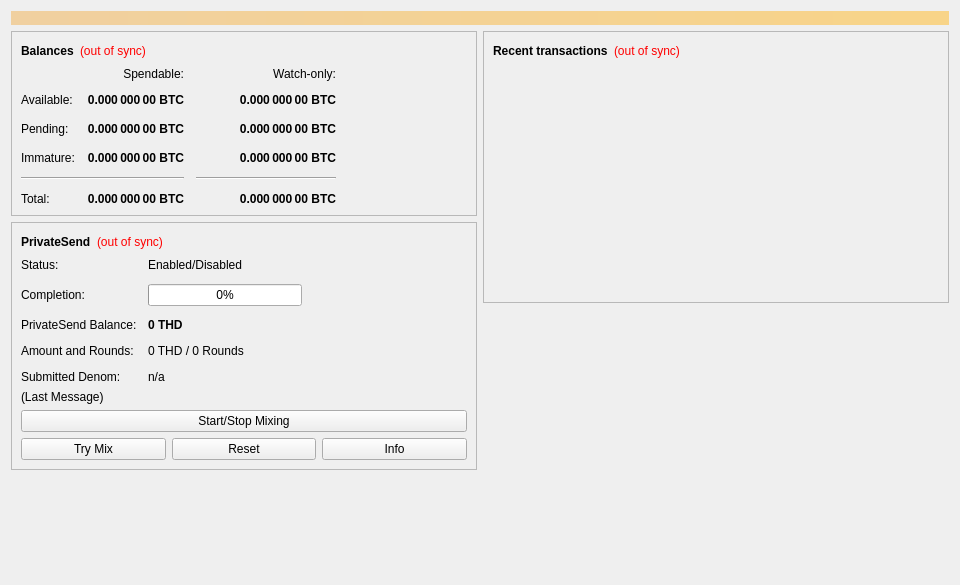
<?xml version="1.0" encoding="UTF-8"?>
<ui version="4.0">
 <class>OverviewPage</class>
 <widget class="QWidget" name="OverviewPage">
  <property name="geometry">
   <rect>
    <x>0</x>
    <y>0</y>
    <width>960</width>
    <height>585</height>
   </rect>
  </property>
  <property name="minimumSize">
   <size>
    <width>960</width>
    <height>0</height>
   </size>
  </property>
  <property name="windowTitle">
   <string>Form</string>
  </property>
  <layout class="QVBoxLayout" name="topLayout">
   <item>
    <widget class="QLabel" name="labelAlerts">
     <property name="visible">
      <bool>false</bool>
     </property>
     <property name="styleSheet">
      <string notr="true">QLabel { background-color: qlineargradient(x1: 0, y1: 0, x2: 1, y2: 0, stop:0 #F0D0A0, stop:1 #F8D488); color:#000000; }</string>
     </property>
     <property name="wordWrap">
      <bool>true</bool>
     </property>
     <property name="margin">
      <number>3</number>
     </property>
     <property name="textInteractionFlags">
      <set>Qt::TextSelectableByMouse</set>
     </property>
    </widget>
   </item>
   <item>
    <layout class="QHBoxLayout" name="horizontalLayout" stretch="1,1">
     <item>
      <layout class="QVBoxLayout" name="verticalLayout_2">
       <item>
        <widget class="QFrame" name="frame">
         <property name="frameShape">
          <enum>QFrame::StyledPanel</enum>
         </property>
         <property name="frameShadow">
          <enum>QFrame::Raised</enum>
         </property>
         <layout class="QVBoxLayout" name="verticalLayout_4">
          <item>
           <layout class="QHBoxLayout" name="horizontalLayout_4">
            <item>
             <widget class="QLabel" name="label_5">
              <property name="font">
               <font>
                <weight>75</weight>
                <bold>true</bold>
               </font>
              </property>
              <property name="text">
               <string>Balances</string>
              </property>
             </widget>
            </item>
            <item>
             <widget class="QLabel" name="labelWalletStatus">
              <property name="toolTip">
               <string>The displayed information may be out of date. Your wallet automatically synchronizes with the Threadcoin network after a connection is established, but this process has not completed yet.</string>
              </property>
              <property name="styleSheet">
               <string notr="true">QLabel { color: red; }</string>
              </property>
              <property name="text">
               <string notr="true">(out of sync)</string>
              </property>
              <property name="alignment">
               <set>Qt::AlignLeading|Qt::AlignLeft|Qt::AlignVCenter</set>
              </property>
             </widget>
            </item>
            <item>
             <spacer name="horizontalSpacer_3">
              <property name="orientation">
               <enum>Qt::Horizontal</enum>
              </property>
              <property name="sizeHint" stdset="0">
               <size>
                <width>40</width>
                <height>20</height>
               </size>
              </property>
             </spacer>
            </item>
           </layout>
          </item>
          <item>
           <layout class="QGridLayout" name="gridLayout">
            <property name="spacing">
             <number>12</number>
            </property>
            <item row="2" column="2">
             <widget class="QLabel" name="labelWatchPending">
              <property name="font">
               <font>
                <weight>75</weight>
                <bold>true</bold>
               </font>
              </property>
              <property name="cursor">
               <cursorShape>IBeamCursor</cursorShape>
              </property>
              <property name="toolTip">
               <string>Unconfirmed transactions to watch-only addresses</string>
              </property>
              <property name="text">
               <string notr="true">0.000 000 00 BTC</string>
              </property>
              <property name="alignment">
               <set>Qt::AlignRight|Qt::AlignTrailing|Qt::AlignVCenter</set>
              </property>
              <property name="textInteractionFlags">
               <set>Qt::LinksAccessibleByMouse|Qt::TextSelectableByKeyboard|Qt::TextSelectableByMouse</set>
              </property>
             </widget>
            </item>
            <item row="2" column="1">
             <widget class="QLabel" name="labelUnconfirmed">
              <property name="font">
               <font>
                <weight>75</weight>
                <bold>true</bold>
               </font>
              </property>
              <property name="cursor">
               <cursorShape>IBeamCursor</cursorShape>
              </property>
              <property name="toolTip">
               <string>Total of transactions that have yet to be confirmed, and do not yet count toward the spendable balance</string>
              </property>
              <property name="text">
               <string notr="true">0.000 000 00 BTC</string>
              </property>
              <property name="alignment">
               <set>Qt::AlignRight|Qt::AlignTrailing|Qt::AlignVCenter</set>
              </property>
              <property name="textInteractionFlags">
               <set>Qt::LinksAccessibleByMouse|Qt::TextSelectableByKeyboard|Qt::TextSelectableByMouse</set>
              </property>
             </widget>
            </item>
            <item row="3" column="2">
             <widget class="QLabel" name="labelWatchImmature">
              <property name="font">
               <font>
                <weight>75</weight>
                <bold>true</bold>
               </font>
              </property>
              <property name="cursor">
               <cursorShape>IBeamCursor</cursorShape>
              </property>
              <property name="toolTip">
               <string>Mined balance in watch-only addresses that has not yet matured</string>
              </property>
              <property name="text">
               <string notr="true">0.000 000 00 BTC</string>
              </property>
              <property name="alignment">
               <set>Qt::AlignRight|Qt::AlignTrailing|Qt::AlignVCenter</set>
              </property>
              <property name="textInteractionFlags">
               <set>Qt::LinksAccessibleByMouse|Qt::TextSelectableByKeyboard|Qt::TextSelectableByMouse</set>
              </property>
             </widget>
            </item>
            <item row="4" column="0" colspan="2">
             <widget class="Line" name="lineSpendableBalance">
              <property name="orientation">
               <enum>Qt::Horizontal</enum>
              </property>
             </widget>
            </item>
            <item row="4" column="2">
             <widget class="Line" name="lineWatchBalance">
              <property name="sizePolicy">
               <sizepolicy hsizetype="Preferred" vsizetype="Fixed">
                <horstretch>0</horstretch>
                <verstretch>0</verstretch>
               </sizepolicy>
              </property>
              <property name="minimumSize">
               <size>
                <width>140</width>
                <height>0</height>
               </size>
              </property>
              <property name="orientation">
               <enum>Qt::Horizontal</enum>
              </property>
             </widget>
            </item>
            <item row="5" column="0">
             <widget class="QLabel" name="labelTotalText">
              <property name="text">
               <string>Total:</string>
              </property>
             </widget>
            </item>
            <item row="3" column="1">
             <widget class="QLabel" name="labelImmature">
              <property name="font">
               <font>
                <weight>75</weight>
                <bold>true</bold>
               </font>
              </property>
              <property name="cursor">
               <cursorShape>IBeamCursor</cursorShape>
              </property>
              <property name="toolTip">
               <string>Mined balance that has not yet matured</string>
              </property>
              <property name="text">
               <string notr="true">0.000 000 00 BTC</string>
              </property>
              <property name="alignment">
               <set>Qt::AlignRight|Qt::AlignTrailing|Qt::AlignVCenter</set>
              </property>
              <property name="textInteractionFlags">
               <set>Qt::LinksAccessibleByMouse|Qt::TextSelectableByKeyboard|Qt::TextSelectableByMouse</set>
              </property>
             </widget>
            </item>
            <item row="2" column="3">
             <spacer name="horizontalSpacer_2">
              <property name="orientation">
               <enum>Qt::Horizontal</enum>
              </property>
              <property name="sizeHint" stdset="0">
               <size>
                <width>40</width>
                <height>20</height>
               </size>
              </property>
             </spacer>
            </item>
            <item row="3" column="0">
             <widget class="QLabel" name="labelImmatureText">
              <property name="text">
               <string>Immature:</string>
              </property>
             </widget>
            </item>
            <item row="5" column="1">
             <widget class="QLabel" name="labelTotal">
              <property name="font">
               <font>
                <weight>75</weight>
                <bold>true</bold>
               </font>
              </property>
              <property name="cursor">
               <cursorShape>IBeamCursor</cursorShape>
              </property>
              <property name="toolTip">
               <string>Your current total balance</string>
              </property>
              <property name="text">
               <string notr="true">0.000 000 00 BTC</string>
              </property>
              <property name="alignment">
               <set>Qt::AlignRight|Qt::AlignTrailing|Qt::AlignVCenter</set>
              </property>
              <property name="textInteractionFlags">
               <set>Qt::LinksAccessibleByMouse|Qt::TextSelectableByKeyboard|Qt::TextSelectableByMouse</set>
              </property>
             </widget>
            </item>
            <item row="5" column="2">
             <widget class="QLabel" name="labelWatchTotal">
              <property name="font">
               <font>
                <weight>75</weight>
                <bold>true</bold>
               </font>
              </property>
              <property name="cursor">
               <cursorShape>IBeamCursor</cursorShape>
              </property>
              <property name="toolTip">
               <string>Current total balance in watch-only addresses</string>
              </property>
              <property name="text">
               <string notr="true">0.000 000 00 BTC</string>
              </property>
              <property name="alignment">
               <set>Qt::AlignRight|Qt::AlignTrailing|Qt::AlignVCenter</set>
              </property>
              <property name="textInteractionFlags">
               <set>Qt::LinksAccessibleByMouse|Qt::TextSelectableByKeyboard|Qt::TextSelectableByMouse</set>
              </property>
             </widget>
            </item>
            <item row="0" column="2">
             <widget class="QLabel" name="labelWatchonly">
              <property name="text">
               <string>Watch-only:</string>
              </property>
              <property name="alignment">
               <set>Qt::AlignRight|Qt::AlignTrailing|Qt::AlignVCenter</set>
              </property>
             </widget>
            </item>
            <item row="1" column="0">
             <widget class="QLabel" name="labelBalanceText">
              <property name="text">
               <string>Available:</string>
              </property>
             </widget>
            </item>
            <item row="1" column="1">
             <widget class="QLabel" name="labelBalance">
              <property name="font">
               <font>
                <weight>75</weight>
                <bold>true</bold>
               </font>
              </property>
              <property name="cursor">
               <cursorShape>IBeamCursor</cursorShape>
              </property>
              <property name="toolTip">
               <string>Your current spendable balance</string>
              </property>
              <property name="text">
               <string notr="true">0.000 000 00 BTC</string>
              </property>
              <property name="alignment">
               <set>Qt::AlignRight|Qt::AlignTrailing|Qt::AlignVCenter</set>
              </property>
              <property name="textInteractionFlags">
               <set>Qt::LinksAccessibleByMouse|Qt::TextSelectableByKeyboard|Qt::TextSelectableByMouse</set>
              </property>
             </widget>
            </item>
            <item row="1" column="2">
             <widget class="QLabel" name="labelWatchAvailable">
              <property name="font">
               <font>
                <weight>75</weight>
                <bold>true</bold>
               </font>
              </property>
              <property name="cursor">
               <cursorShape>IBeamCursor</cursorShape>
              </property>
              <property name="toolTip">
               <string>Your current balance in watch-only addresses</string>
              </property>
              <property name="text">
               <string notr="true">0.000 000 00 BTC</string>
              </property>
              <property name="alignment">
               <set>Qt::AlignRight|Qt::AlignTrailing|Qt::AlignVCenter</set>
              </property>
              <property name="textInteractionFlags">
               <set>Qt::LinksAccessibleByMouse|Qt::TextSelectableByKeyboard|Qt::TextSelectableByMouse</set>
              </property>
             </widget>
            </item>
            <item row="2" column="0">
             <widget class="QLabel" name="labelPendingText">
              <property name="text">
               <string>Pending:</string>
              </property>
             </widget>
            </item>
            <item row="0" column="1">
             <widget class="QLabel" name="labelSpendable">
              <property name="text">
               <string>Spendable:</string>
              </property>
              <property name="alignment">
               <set>Qt::AlignRight|Qt::AlignTrailing|Qt::AlignVCenter</set>
              </property>
             </widget>
            </item>
           </layout>
          </item>
         </layout>
        </widget>
       </item>
       <item>
        <widget class="QFrame" name="framePrivateSend">
         <property name="layoutDirection">
          <enum>Qt::LeftToRight</enum>
         </property>
         <property name="frameShape">
          <enum>QFrame::StyledPanel</enum>
         </property>
         <property name="frameShadow">
          <enum>QFrame::Raised</enum>
         </property>
         <layout class="QVBoxLayout" name="VerticalLayout_PS1">
          <item>
           <layout class="QHBoxLayout" name="horizontalLayout_5">
            <item>
             <widget class="QLabel" name="labelPrivateSendHeader">
              <property name="font">
               <font>
                <weight>75</weight>
                <bold>true</bold>
               </font>
              </property>
              <property name="text">
               <string>PrivateSend</string>
              </property>
             </widget>
            </item>
            <item>
             <widget class="QLabel" name="labelPrivateSendSyncStatus">
              <property name="toolTip">
               <string>The displayed information may be out of date. Your wallet automatically synchronizes with the Threadcoin network after a connection is established, but this process has not completed yet.</string>
              </property>
              <property name="styleSheet">
               <string notr="true">QLabel { color: red; }</string>
              </property>
              <property name="text">
               <string notr="true">(out of sync)</string>
              </property>
              <property name="alignment">
               <set>Qt::AlignLeading|Qt::AlignLeft|Qt::AlignVCenter</set>
              </property>
             </widget>
            </item>
            <item>
             <spacer name="horizontalSpacer_4">
              <property name="orientation">
               <enum>Qt::Horizontal</enum>
              </property>
              <property name="sizeHint" stdset="0">
               <size>
                <width>40</width>
                <height>20</height>
               </size>
              </property>
             </spacer>
            </item>
           </layout>
          </item>
          <item>
           <layout class="QFormLayout" name="privateSendFormLayout">
            <property name="fieldGrowthPolicy">
             <enum>QFormLayout::AllNonFixedFieldsGrow</enum>
            </property>
            <property name="horizontalSpacing">
             <number>11</number>
            </property>
            <property name="verticalSpacing">
             <number>12</number>
            </property>
            <item row="0" column="0">
             <widget class="QLabel" name="labelPrivateSendEnabledText">
              <property name="text">
               <string>Status:</string>
              </property>
             </widget>
            </item>
            <item row="0" column="1">
             <widget class="QLabel" name="labelPrivateSendEnabled">
              <property name="text">
               <string>Enabled/Disabled</string>
              </property>
             </widget>
            </item>
            <item row="1" column="0">
             <widget class="QLabel" name="labelCompletitionText">
              <property name="text">
               <string>Completion:</string>
              </property>
             </widget>
            </item>
            <item row="1" column="1">
             <widget class="QProgressBar" name="privateSendProgress">
              <property name="maximumSize">
               <size>
                <width>154</width>
                <height>16777215</height>
               </size>
              </property>
              <property name="value">
               <number>0</number>
              </property>
             </widget>
            </item>
            <item row="2" column="0">
             <widget class="QLabel" name="labelAnonymizedText">
              <property name="text">
               <string>PrivateSend Balance:</string>
              </property>
             </widget>
            </item>
            <item row="2" column="1">
             <widget class="QLabel" name="labelAnonymized">
              <property name="font">
               <font>
                <weight>75</weight>
                <bold>true</bold>
               </font>
              </property>
              <property name="text">
               <string notr="true">0 THD</string>
              </property>
             </widget>
            </item>
            <item row="3" column="0">
             <widget class="QLabel" name="labelAmountAndRoundsText">
              <property name="text">
               <string>Amount and Rounds:</string>
              </property>
             </widget>
            </item>
            <item row="3" column="1">
             <widget class="QLabel" name="labelAmountRounds">
              <property name="text">
               <string>0 THD / 0 Rounds</string>
              </property>
             </widget>
            </item>
            <item row="4" column="0">
             <widget class="QLabel" name="labelSubmittedDenomText">
              <property name="text">
               <string>Submitted Denom:</string>
              </property>
             </widget>
            </item>
            <item row="4" column="1">
             <widget class="QLabel" name="labelSubmittedDenom">
              <property name="toolTip">
               <string>The denominations you submitted to the Masternode.&lt;br&gt;To mix, other users must submit the exact same denominations.</string>
              </property>
              <property name="text">
               <string>n/a</string>
              </property>
             </widget>
            </item>
           </layout>
          </item>
          <item>
           <layout class="QVBoxLayout" name="VerticalLayout_PS">
            <item>
             <widget class="QLabel" name="labelPrivateSendLastMessage">
              <property name="text">
               <string>(Last Message)</string>
              </property>
              <property name="alignment">
               <set>Qt::AlignLeading|Qt::AlignLeft|Qt::AlignTop</set>
              </property>
              <property name="wordWrap">
               <bool>true</bool>
              </property>
             </widget>
            </item>
            <item>
             <widget class="QPushButton" name="togglePrivateSend">
              <property name="sizePolicy">
               <sizepolicy hsizetype="MinimumExpanding" vsizetype="Fixed">
                <horstretch>0</horstretch>
                <verstretch>0</verstretch>
               </sizepolicy>
              </property>
              <property name="text">
               <string>Start/Stop Mixing</string>
              </property>
             </widget>
            </item>
            <item>
             <layout class="QHBoxLayout" name="horizontalLayout_debugbuttons">
              <item>
               <widget class="QPushButton" name="privateSendAuto">
                <property name="sizePolicy">
                 <sizepolicy hsizetype="MinimumExpanding" vsizetype="Fixed">
                  <horstretch>0</horstretch>
                  <verstretch>0</verstretch>
                 </sizepolicy>
                </property>
                <property name="toolTip">
                 <string>Try to manually submit a PrivateSend request.</string>
                </property>
                <property name="text">
                 <string>Try Mix</string>
                </property>
               </widget>
              </item>
              <item>
               <widget class="QPushButton" name="privateSendReset">
                <property name="sizePolicy">
                 <sizepolicy hsizetype="MinimumExpanding" vsizetype="Fixed">
                  <horstretch>0</horstretch>
                  <verstretch>0</verstretch>
                 </sizepolicy>
                </property>
                <property name="toolTip">
                 <string>Reset the current status of PrivateSend (can interrupt PrivateSend if it's in the process of Mixing, which can cost you money!)</string>
                </property>
                <property name="autoFillBackground">
                 <bool>false</bool>
                </property>
                <property name="text">
                 <string>Reset</string>
                </property>
               </widget>
              </item>
              <item>
               <widget class="QPushButton" name="privateSendInfo">
                <property name="sizePolicy">
                 <sizepolicy hsizetype="MinimumExpanding" vsizetype="Fixed">
                  <horstretch>0</horstretch>
                  <verstretch>0</verstretch>
                 </sizepolicy>
                </property>
                <property name="toolTip">
                 <string>Information about PrivateSend and Mixing</string>
                </property>
                <property name="text">
                 <string>Info</string>
                </property>
               </widget>
              </item>
             </layout>
            </item>
           </layout>
          </item>
         </layout>
        </widget>
       </item>
       <item>
        <spacer name="verticalSpacer">
         <property name="orientation">
          <enum>Qt::Vertical</enum>
         </property>
         <property name="sizeHint" stdset="0">
          <size>
           <width>20</width>
           <height>40</height>
          </size>
         </property>
        </spacer>
       </item>
      </layout>
     </item>
     <item>
      <layout class="QVBoxLayout" name="verticalLayout_3">
       <item>
        <widget class="QFrame" name="frame_2">
         <property name="frameShape">
          <enum>QFrame::StyledPanel</enum>
         </property>
         <property name="frameShadow">
          <enum>QFrame::Raised</enum>
         </property>
         <layout class="QVBoxLayout" name="verticalLayout">
          <item>
           <layout class="QHBoxLayout" name="horizontalLayout_2">
            <item>
             <widget class="QLabel" name="label_4">
              <property name="font">
               <font>
                <weight>75</weight>
                <bold>true</bold>
               </font>
              </property>
              <property name="text">
               <string>Recent transactions</string>
              </property>
             </widget>
            </item>
            <item>
             <widget class="QLabel" name="labelTransactionsStatus">
              <property name="toolTip">
               <string>The displayed information may be out of date. Your wallet automatically synchronizes with the Threadcoin network after a connection is established, but this process has not completed yet.</string>
              </property>
              <property name="styleSheet">
               <string notr="true">QLabel { color: red; }</string>
              </property>
              <property name="text">
               <string notr="true">(out of sync)</string>
              </property>
              <property name="alignment">
               <set>Qt::AlignLeading|Qt::AlignLeft|Qt::AlignVCenter</set>
              </property>
             </widget>
            </item>
            <item>
             <spacer name="horizontalSpacer">
              <property name="orientation">
               <enum>Qt::Horizontal</enum>
              </property>
              <property name="sizeHint" stdset="0">
               <size>
                <width>40</width>
                <height>20</height>
               </size>
              </property>
             </spacer>
            </item>
           </layout>
          </item>
          <item>
           <widget class="QListView" name="listTransactions">
            <property name="styleSheet">
             <string notr="true">QListView { background: transparent; }</string>
            </property>
            <property name="frameShape">
             <enum>QFrame::NoFrame</enum>
            </property>
            <property name="verticalScrollBarPolicy">
             <enum>Qt::ScrollBarAlwaysOff</enum>
            </property>
            <property name="horizontalScrollBarPolicy">
             <enum>Qt::ScrollBarAlwaysOff</enum>
            </property>
            <property name="selectionMode">
             <enum>QAbstractItemView::NoSelection</enum>
            </property>
           </widget>
          </item>
         </layout>
        </widget>
       </item>
       <item>
        <spacer name="verticalSpacer_2">
         <property name="orientation">
          <enum>Qt::Vertical</enum>
         </property>
         <property name="sizeHint" stdset="0">
          <size>
           <width>20</width>
           <height>40</height>
          </size>
         </property>
        </spacer>
       </item>
      </layout>
     </item>
    </layout>
   </item>
  </layout>
 </widget>
 <resources/>
 <connections/>
</ui>
